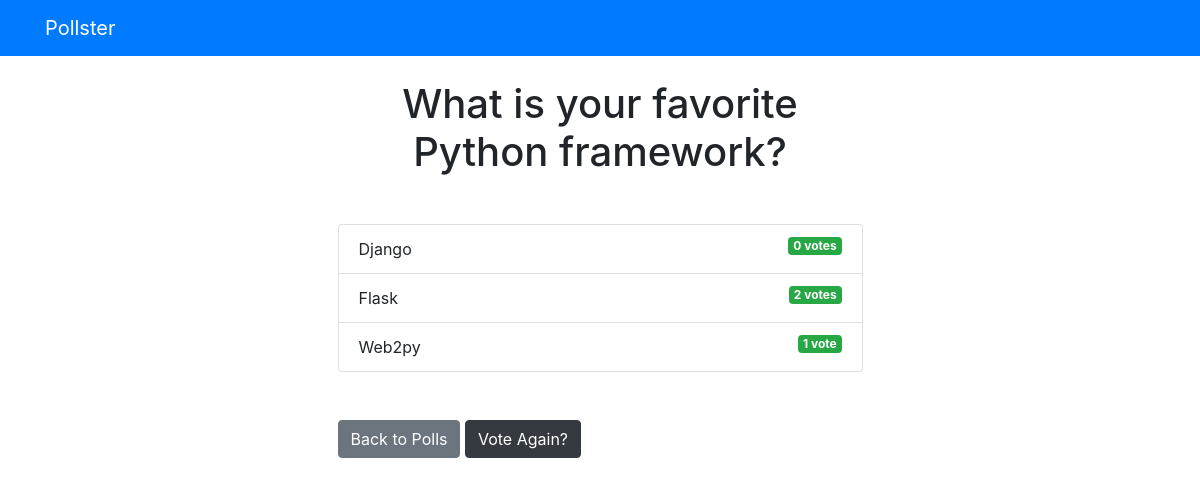
Page /polls/1/results/ on the committed database.
### polls/models.py (models this page shows, shortened)
class Question(models.Model):
    question_text = models.CharField(max_length=200)
    pub_date = models.DateTimeField('Date Published')

class Choice(models.Model):
    question = models.ForeignKey(Question, on_delete=models.CASCADE)
    choice_text = models.CharField(max_length=200)
    votes = models.IntegerField(default=0)

### polls/views.py (the view)
# urls.py: path('<int:question_id>/results/', views.results, name='results'),
def results(request, question_id):
    question = get_object_or_404(Question, pk=question_id)
    return render(request, 'polls/results.html', {'question':question})

### templates/polls/results.html
{% extends 'base.html' %}
{% block content %}
<h1 class='text-center mb-5'> {{ question.question_text }} </h1>
<ul class='list-group mb-5'>
  {% for choice in question.choice_set.all %}
  <li class='list-group-item'>
    {{ choice.choice_text }} <span class='badge badge-success float-right'>
    {{ choice.votes }} vote{{ choice.votes | pluralize }}</span>
  </li>
  {% endfor %}
</ul>
<a class='btn btn-secondary' href="{% url 'polls:index' %}"> Back to Polls </a>
<a class='btn btn-dark' href="{% url 'polls:detail' question.id %}"> Vote Again? </a>
{% endblock %}

### rows in the picture
Question: question_text "What is your favorite Python framework?"
Choice: choice_text "Django", votes "0", votes|pluralize "s"
Choice: choice_text "Flask", votes "2", votes|pluralize "s"
Choice: choice_text "Web2py", votes "1"
